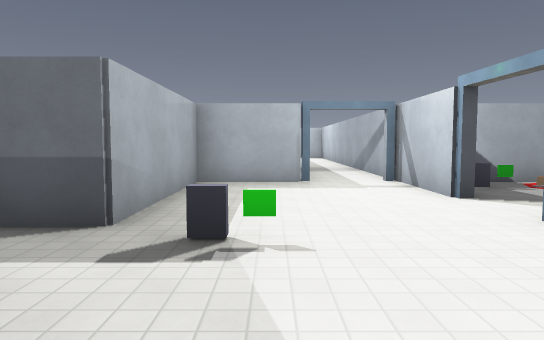
View 1 (above)

22 first-person views from a walk through a 3-D level made in the Godot game engine. The camera is 1.5 m above the floor, tilts 4° down and sees 70° across. The floor is counted in squares, 2 m on a side. Each view is taken from the middle of a square. On the plan, view 1 faces up. The plan holds only what a view shows up to about 12 squares ahead; the rest is blank. Characters and animated objects are not drawn. Door leaves are left out where a doorway can be walked through. Surface patterns are stand-ins for the level's own textures.

View 2
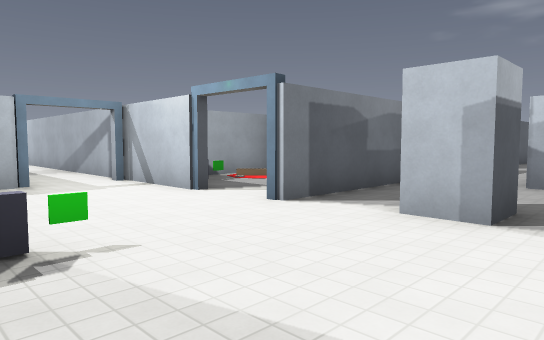

View 3
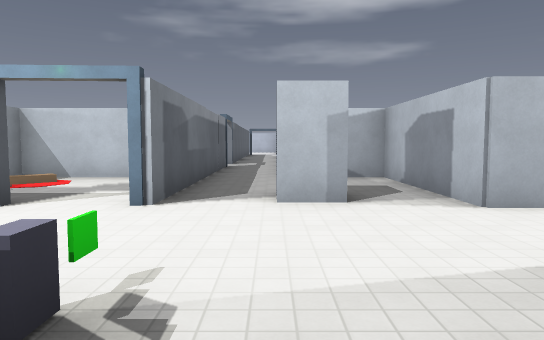

View 4
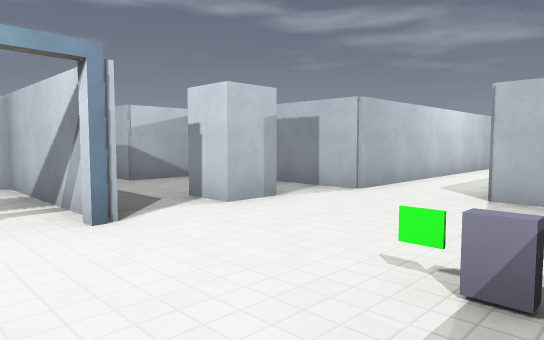

View 5
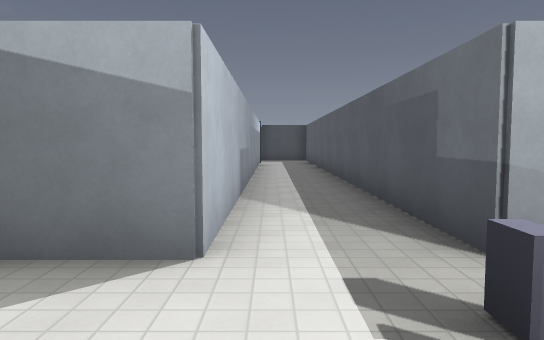

View 6
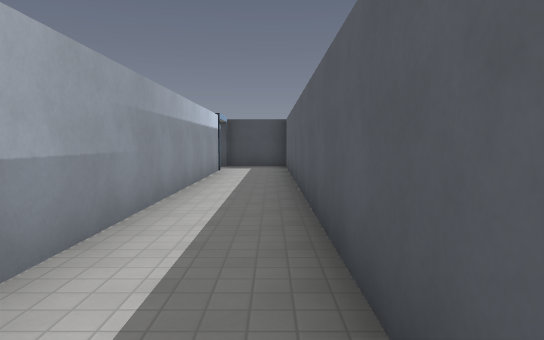

View 7
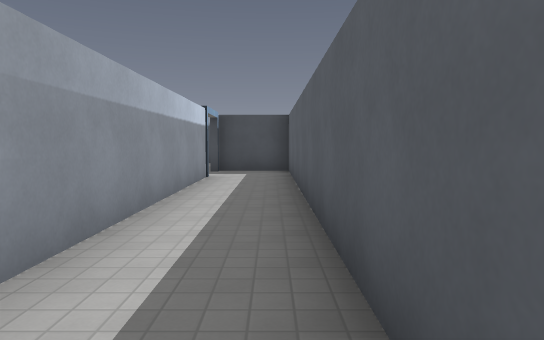

View 8
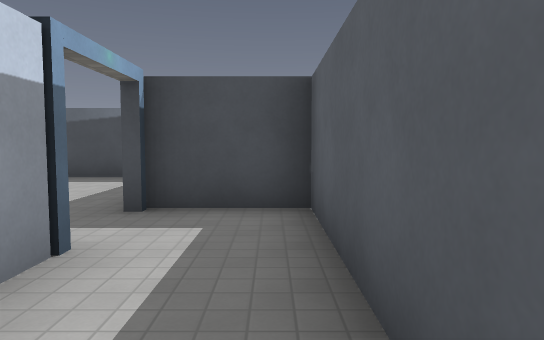

View 9
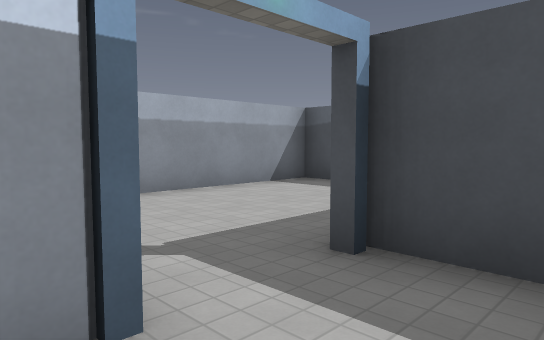

View 10
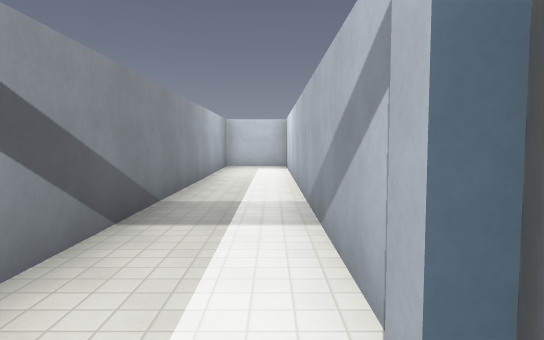

View 11
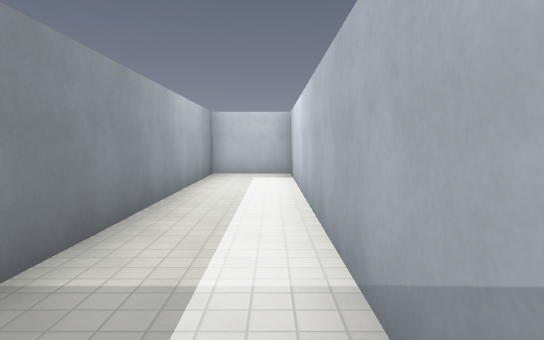

View 12
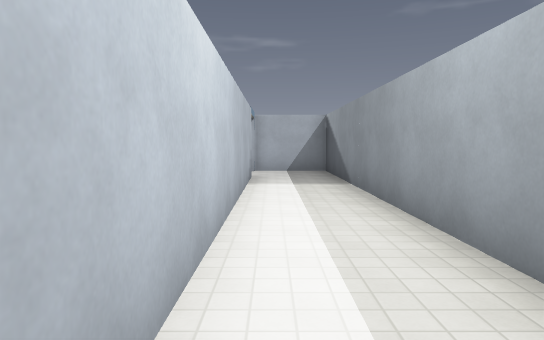

View 13
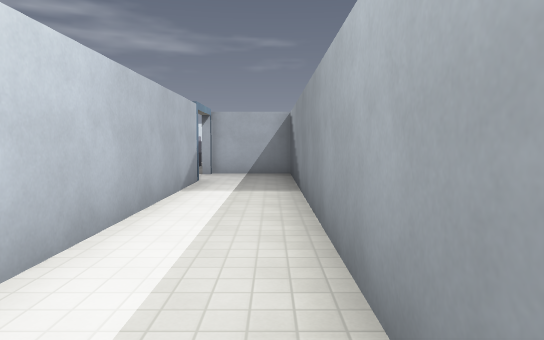

View 14
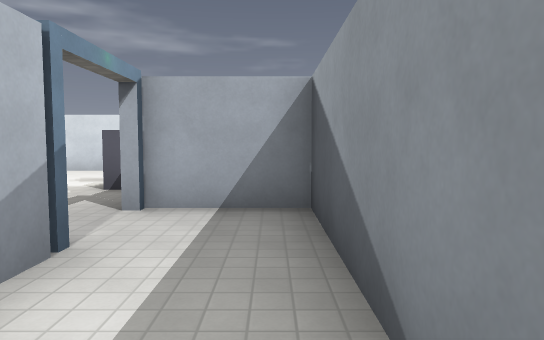

View 15
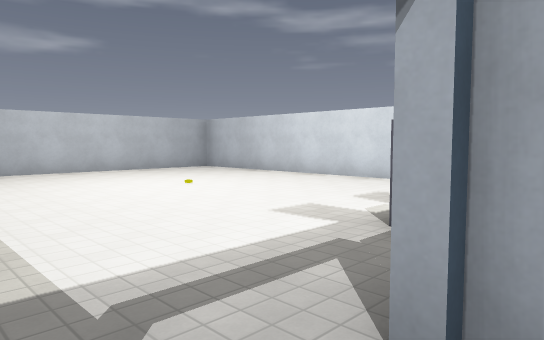

View 16
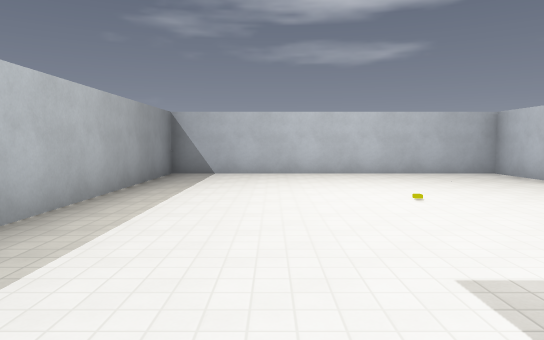

View 17
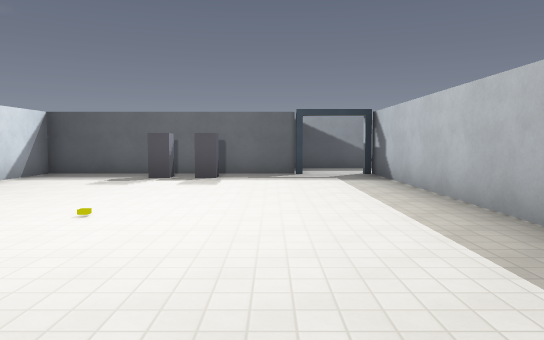

View 18
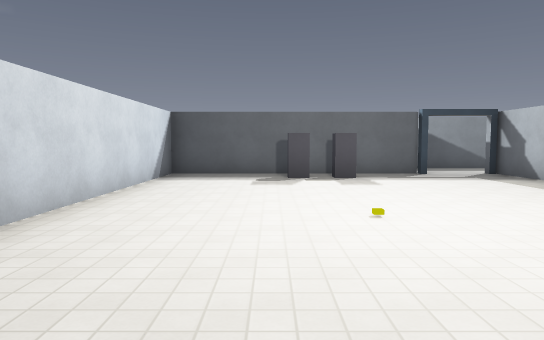

View 19
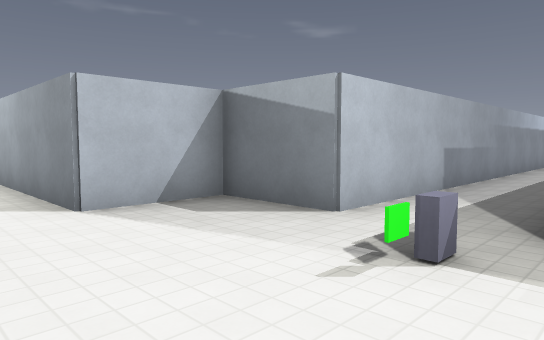

View 20
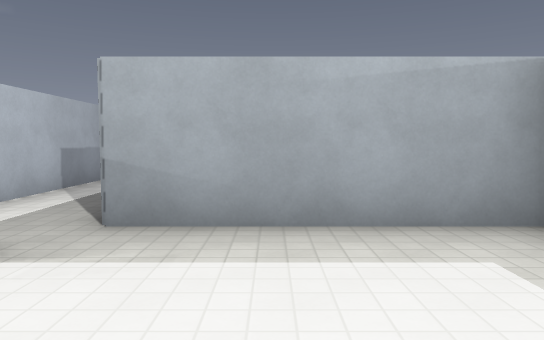

View 21
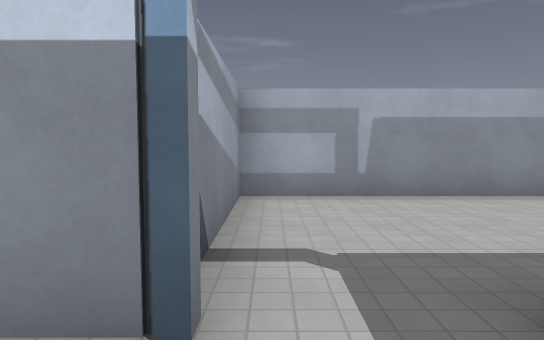

View 22
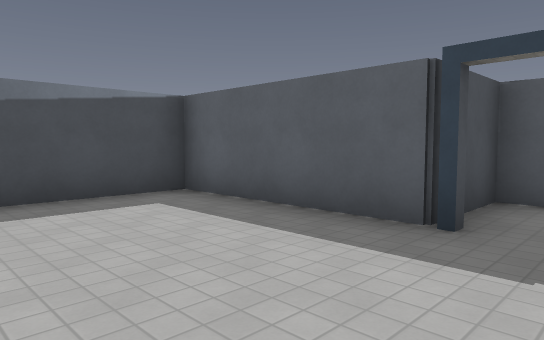

### Floor plan
Ten units are one square. View 1 is at (0, 0); x grows to the right and y downward. Boxes are objects, and circles mark ways between rooms. Rooms are numbered by the first view taken in them; rooms with no view inside come last. Other rooms are left out.
<svg viewBox="-199 -199 328 388">
<path fill="none" stroke="#000" d="M37 -11 29 -11 29 -19 37 -19M25 -51 25 -81M8 -76 -15 -76 -15 -35 -155 -35 -155 -14M65 -35 25 -35M25 109 25 5 64 5 64 -16M-135 -16 -15 -16 -15 5 5 5 5 125 25 125M25 -81 25 -194 5 -194 5 -90M25 125 25 184 124 184 124 105 25 105M-151 -15 -194 -15 -194 24 -135 24 -135 -16M25 -36 64 -36 64 -76 39 -76"/>
<rect x="-5" y="-35" width="10" height="10" fill="#bbb"><title>other object</title></rect>
<rect x="25" y="145" width="20" height="10" fill="#bbb"><title>locker</title></rect>
<rect x="25" y="135" width="20" height="10" fill="#bbb"><title>locker</title></rect>
<rect x="35" y="-65" width="10" height="10" fill="#bbb"><title>other object</title></rect>
<circle cx="15" cy="-80" r="3" fill="#2a7"/>
<circle cx="30" cy="115" r="3" fill="#2a7"/>
<circle cx="-145" cy="-15" r="3" fill="#2a7"/>
<circle cx="30" cy="-45" r="3" fill="#2a7"/>
<text x="-10" y="0">1</text>
<text x="10" y="-140">2</text>
<text x="80" y="150">3</text>
<text x="-170" y="10">4</text>
<text x="50" y="-50">5</text>
</svg>
Room 1 opens to room 2. Room 1 opens to room 3. Room 1 opens to room 4. Room 1 opens to room 5.

Where each view was taken, in squares from view 1:
view 1: 0 up, 0 right, facing up
view 2: 0 up, 1 left, facing up-right
view 3: 2 up, 2 left, facing right
view 4: 5 up, 1 left, facing down-right
view 5: 2 up, 1 right, facing left
view 6: 3 up, 3 left, facing left
view 7: 3 up, 5 left, facing left
view 8: 3 up, 11 left, facing left
view 9: 3 up, 13 left, facing down-left
view 10: 7 up, 2 right, facing up
view 11: 10 up, 2 right, facing up
view 12: 2 down, 2 right, facing down
view 13: 3 down, 1 right, facing down
view 14: 8 down, 1 right, facing down
view 15: 11 down, 2 right, facing down-right
view 16: 13 down, 3 right, facing right
view 17: 13 down, 12 right, facing left
view 18: 16 down, 12 right, facing left
view 19: 4 up, 2 right, facing down-left
view 20: 5 up, 2 right, facing left
view 21: 3 up, 14 left, facing down
view 22: 2 down, 14 left, facing up-left
